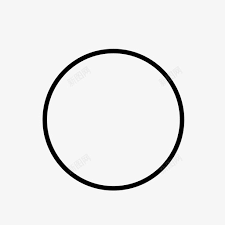
#> input picture data/circle.png, 225 x 225 px, found by its file name
$ python v3_sobel.py
#> lines starting #> are read from the running program, lines starting #| are printed output that depends on the picture
import cv2 as cv
import matplotlib.pyplot as plt
img = cv.imread("pcvision1/data/circle.png")
#> img is the input picture: shape (225, 225, 3); min 0, max 255, mean 236.8

img_sobely = cv.Sobel(img,-1,0,1,ksize=3)
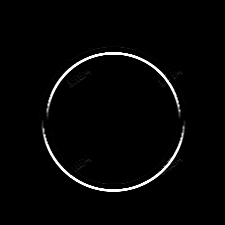
#> img_sobely: shape (225, 225, 3); min 0, max 255, mean 5.5
img_sobelx = cv.Sobel(img,-1,1,0,ksize=3)
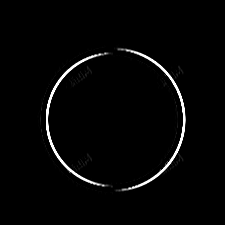
#> img_sobelx: shape (225, 225, 3); min 0, max 255, mean 5.4
img_sobely_abs = cv.convertScaleAbs(img_sobely)
img_sobelx_abs = cv.convertScaleAbs(img_sobelx)

out = cv.addWeighted(img_sobelx_abs,0.5,img_sobely_abs,0.5,0)
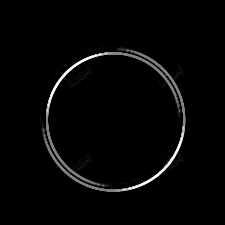
#> out: shape (225, 225, 3); min 0, max 255, mean 5.4
plt.subplot(2,3,1)
plt.imshow(img_sobelx)
plt.subplot(2,3,2)
plt.imshow(img_sobely)
plt.subplot(2,3,3)
plt.imshow(img_sobelx_abs)
plt.subplot(2,3,4)
plt.imshow(img_sobely_abs)
plt.subplot(2,3,5)
plt.imshow(out)
plt.show()
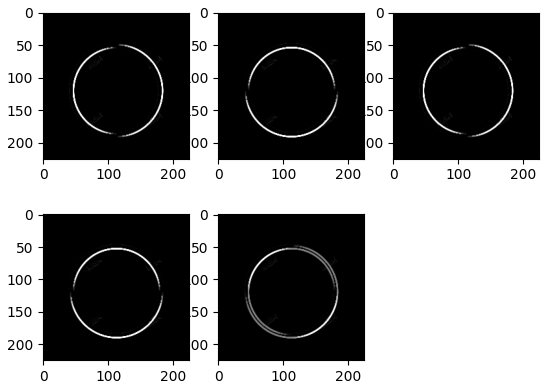
#> figure drawn by matplotlib, 5 panels
print(img_sobely_abs==img_sobelx)
#> (printed output is left out)
